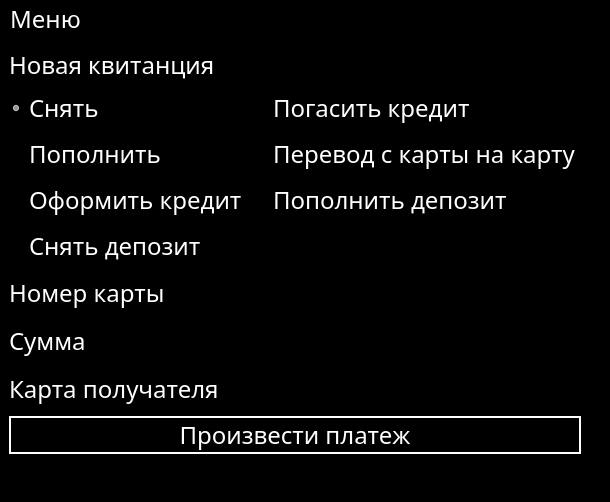
<?xml version="1.0" encoding="UTF-8"?>
<ui version="4.0">
 <class>MainWindow</class>
 <widget class="QMainWindow" name="MainWindow">
  <property name="geometry">
   <rect>
    <x>0</x>
    <y>0</y>
    <width>542</width>
    <height>459</height>
   </rect>
  </property>
  <property name="windowTitle">
   <string>MainWindow</string>
  </property>
  <property name="styleSheet">
   <string notr="true">color:white;
background:black;
font-family: Lobster;
font-size:24px;</string>
  </property>
  <widget class="QWidget" name="centralwidget">
   <layout class="QGridLayout" name="gridLayout_3">
    <item row="0" column="0">
     <widget class="QLabel" name="label">
      <property name="text">
       <string>Новая квитанция</string>
      </property>
     </widget>
    </item>
    <item row="0" column="1">
     <widget class="QLabel" name="info">
      <property name="text">
       <string/>
      </property>
     </widget>
    </item>
    <item row="1" column="0">
     <layout class="QGridLayout" name="gridLayout">
      <item row="0" column="0">
       <widget class="QRadioButton" name="radioButton">
        <property name="text">
         <string>Снять</string>
        </property>
        <property name="checked">
         <bool>true</bool>
        </property>
       </widget>
      </item>
      <item row="1" column="0">
       <widget class="QRadioButton" name="radioButton_2">
        <property name="text">
         <string>Пополнить</string>
        </property>
       </widget>
      </item>
      <item row="4" column="0">
       <widget class="QRadioButton" name="radioButton_6">
        <property name="text">
         <string>Снять депозит</string>
        </property>
       </widget>
      </item>
      <item row="1" column="1">
       <widget class="QRadioButton" name="radioButton_5">
        <property name="text">
         <string>Перевод с карты на карту</string>
        </property>
       </widget>
      </item>
      <item row="0" column="1">
       <widget class="QRadioButton" name="radioButton_4">
        <property name="text">
         <string>Погасить кредит</string>
        </property>
       </widget>
      </item>
      <item row="2" column="0">
       <widget class="QRadioButton" name="radioButton_7">
        <property name="text">
         <string>Оформить кредит</string>
        </property>
       </widget>
      </item>
      <item row="2" column="1">
       <widget class="QRadioButton" name="radioButton_3">
        <property name="text">
         <string>Пополнить депозит</string>
        </property>
       </widget>
      </item>
     </layout>
    </item>
    <item row="2" column="0">
     <layout class="QGridLayout" name="gridLayout_2">
      <item row="0" column="0">
       <layout class="QFormLayout" name="formLayout">
        <item row="0" column="0">
         <widget class="QLabel" name="label_2">
          <property name="text">
           <string>Номер карты</string>
          </property>
         </widget>
        </item>
        <item row="0" column="1">
         <widget class="QLineEdit" name="lineEdit"/>
        </item>
       </layout>
      </item>
      <item row="1" column="0">
       <layout class="QFormLayout" name="formLayout_2">
        <item row="0" column="0">
         <widget class="QLabel" name="label_3">
          <property name="text">
           <string>Сумма</string>
          </property>
         </widget>
        </item>
        <item row="0" column="1">
         <widget class="QLineEdit" name="lineEdit_2"/>
        </item>
       </layout>
      </item>
      <item row="2" column="0">
       <layout class="QFormLayout" name="formLayout_3">
        <item row="0" column="0">
         <widget class="QLabel" name="label_4">
          <property name="text">
           <string>Карта получателя</string>
          </property>
         </widget>
        </item>
        <item row="0" column="1">
         <widget class="QLineEdit" name="lineEdit_3"/>
        </item>
       </layout>
      </item>
     </layout>
    </item>
    <item row="3" column="0">
     <widget class="QPushButton" name="pushButton">
      <property name="styleSheet">
       <string notr="true">border: 2px solid white;</string>
      </property>
      <property name="text">
       <string>Произвести платеж</string>
      </property>
     </widget>
    </item>
   </layout>
  </widget>
  <widget class="QMenuBar" name="menubar">
   <property name="geometry">
    <rect>
     <x>0</x>
     <y>0</y>
     <width>542</width>
     <height>36</height>
    </rect>
   </property>
   <widget class="QMenu" name="menu">
    <property name="title">
     <string>Меню</string>
    </property>
    <widget class="QMenu" name="menu_2">
     <property name="title">
      <string>Работа с клиентами</string>
     </property>
     <addaction name="action_4"/>
     <addaction name="action_8"/>
     <addaction name="action"/>
     <addaction name="action_2"/>
    </widget>
    <addaction name="menu_2"/>
    <addaction name="action_3"/>
    <addaction name="separator"/>
    <addaction name="action_5"/>
   </widget>
   <addaction name="menu"/>
  </widget>
  <widget class="QStatusBar" name="statusbar"/>
  <action name="action_3">
   <property name="text">
    <string>Месяц</string>
   </property>
  </action>
  <action name="action_5">
   <property name="text">
    <string>Выход</string>
   </property>
   <property name="shortcut">
    <string>Ctrl+E</string>
   </property>
  </action>
  <action name="action_8">
   <property name="text">
    <string>Отключение карты</string>
   </property>
   <property name="shortcut">
    <string>Ctrl+D</string>
   </property>
  </action>
  <action name="action">
   <property name="text">
    <string>Информация</string>
   </property>
   <property name="shortcut">
    <string>Ctrl+I</string>
   </property>
  </action>
  <action name="action_4">
   <property name="text">
    <string>Оформление</string>
   </property>
   <property name="shortcut">
    <string>Ctrl+N</string>
   </property>
  </action>
  <action name="action_2">
   <property name="text">
    <string>Изменение</string>
   </property>
   <property name="shortcut">
    <string>Ctrl+C</string>
   </property>
  </action>
 </widget>
 <resources/>
 <connections/>
</ui>
